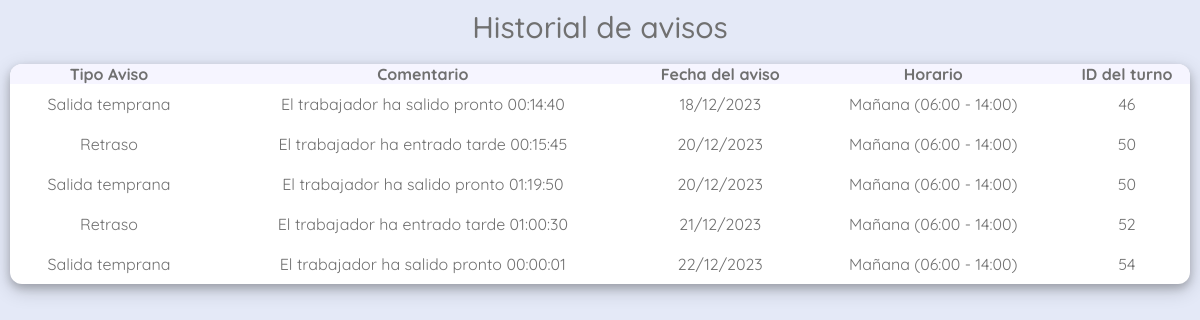
Page /scripts/php/userEdit/historial-avisos.php?dni=22222222B (signed in) on the committed database.
### tables this page shows
CREATE TABLE `aviso` (
  `id_aviso` int(9) NOT NULL,
  `tipo` int(9) NOT NULL,
  `comentario` varchar(500) DEFAULT 'No se han proporcionado comentarios',
  `dni` varchar(9) NOT NULL,
  `id_turnoP` int(9) NOT NULL
);

CREATE TABLE `tipoaviso` (
  `id` int(9) NOT NULL,
  `nombre` varchar(50) DEFAULT NULL
);

CREATE TABLE `turnos_publicados` (
  `id_turnoP` int(9) NOT NULL,
  `categoria` int(9) DEFAULT NULL,
  `departamento` int(9) DEFAULT NULL,
  `fecha` date DEFAULT NULL,
  `hora_fichaje_entrada` datetime DEFAULT NULL,
  `hora_fichaje_salida` datetime DEFAULT NULL,
  `dni` varchar(9) DEFAULT NULL,
  `id_turno` int(9) NOT NULL
);

CREATE TABLE `turnos` (
  `id_turno` int(9) NOT NULL,
  `nombre` varchar(40) NOT NULL,
  `hora_entrada` time NOT NULL,
  `hora_salida` time NOT NULL,
  `plus` tinyint(1) NOT NULL
);

### scripts/php/userEdit/historial-avisos.php (the view, shortened to what this page needs)
<?php
include_once('../seguridad/conexion.php');
?>
<!DOCTYPE html>
<html lang="en">
<head>
    <link href="../../../css/dashboard.css" rel="stylesheet" />
    <link href="https://unpkg.com/boxicons@2.1.4/css/boxicons.min.css" rel="stylesheet" />
    <link rel="stylesheet" href="https://cdn.jsdelivr.net/npm/sweetalert2@11.6.7/dist/sweetalert2.min.css">
</head>
<body>
    <center>
        <div class="text">Historial de avisos</div>
    </center>
    <div class="contenedor-tabla">
        <table class="tabla-datos">
            <tr>
                <th>Tipo Aviso</th>
                <th>Comentario</th>
                <th>Fecha del aviso</th>
                <th>Horario</th>
                <th>ID del turno</th>
            </tr>
            <tr class="datos">
                <?php
                $dni = $_GET["dni"];
                $query = "SELECT ta.nombre, a.dni, a.id_aviso, a.comentario, tp.fecha, a.id_turnoP, t.nombre as 'nombreHorario', t.hora_entrada, t.hora_salida FROM aviso a
                INNER JOIN tipoaviso ta ON a.tipo = ta.id
                INNER JOIN turnos_publicados tp ON a.id_turnoP = tp.id_turnoP
                INNER JOIN turnos t ON tp.id_turno = t.id_turno WHERE a.dni = ?";
                $query_avisosPorEmpleado = $conexion->prepare($query);
                $query_avisosPorEmpleado->bind_param("s", $dni);
                $query_avisosPorEmpleado->execute();
                $resultado_avisosPorEmpleado = $query_avisosPorEmpleado->get_result();
                if ($resultado_avisosPorEmpleado->num_rows > 0) {
                    while ($row = $resultado_avisosPorEmpleado->fetch_assoc()) {
                        ?>
                        <tr class='datos'>
                            <td>
                                <?php echo $row["nombre"] ?>
                            </td>
                            <td>
                                <?php echo $row["comentario"] ?>
                            </td>
                            <td>
                                <?php echo date("d/m/Y", strtotime($row["fecha"])) ?>
                            </td>
                            <td>
                                <?php echo $row["nombreHorario"]?> (<?php echo date("H:i", strtotime($row["hora_entrada"]))?> - <?php echo date("H:i", strtotime($row["hora_salida"]))?>)
                            </td>
                            <td>
                                <?php echo $row["id_turnoP"]?>
                            </td>
                        </tr>
                        <?php
                    }
                } else {
                    echo "No hay datos";
                }
                ?>
            </tr>
        </table>
    </div>
</body>
</html>

### css/dashboard.css (style rules this page uses)
:root { --body-color: #E4E9F7; --sidebar-color: #FFF; --primary-color: #41cf1d; --primary-color-light: #F6F5FF; --toggle-color: #DDD; --text-color: #707070; --box-shadow: 0 4px 8px 0 rgba(0, 0, 0, 0.2), 0 6px 20px 0 rgba(0, 0, 0, 0.19); --tran-02: all 0.2s ease; --tran-03: all 0.3s ease; --tran-04: all 0.4s ease; --tran-05: all 0.5s ease; }
* { margin: 0; padding: 0; box-sizing: border-box; font-family: 'QuickSand', sans-serif; }
body { height: 100vh; background: var(--body-color); transition: var(--tran-02); overflow: auto; }
.text { font-size: 30px; font-weight: 500; color: var(--text-color); padding: 8px 40px; }
.contenedor-tabla { display: grid; grid-template-rows: 1fr; margin: 10px; color: var(--text-color); text-align: center; gap: 5px; }
.tabla-datos { border-radius: 12px; padding: 2px; background: var(--sidebar-color); border-collapse: collapse; box-shadow: var(--box-shadow); overflow-x: auto; }
.tabla-datos th { background-color: var(--primary-color-light); }
.tabla-datos tr, .tabla-datos th { overflow-x: auto; }
.tabla-datos th:first-child { border-radius: 12px 0 0 0; }
.tabla-datos th:last-child { border-radius: 0 12px 0 0; }
.tabla-datos td { cursor: pointer; text-align: center; padding: 10px; }
.tabla-datos tr:last-child td:last-child { border-radius: 0 0 12px 0; }
.tabla-datos tr:last-child td:first-child { border-radius: 0 0 0 12px; }

### rows in the picture
aviso: tipo.nombre "Salida temprana", comentario "El trabajador ha salido pronto 00:14:40", id_turnoP.fecha "18/12/2023", turnos.nombre "Mañana", turnos.hora_entrada "06:00", turnos.hora_salida "14:00", id_turnoP "46"
aviso: tipo.nombre "Retraso", comentario "El trabajador ha entrado tarde 00:15:45", id_turnoP.fecha "20/12/2023", turnos.nombre "Mañana", turnos.hora_entrada "06:00", turnos.hora_salida "14:00", id_turnoP "50"
aviso: tipo.nombre "Salida temprana", comentario "El trabajador ha salido pronto 01:19:50", id_turnoP.fecha "20/12/2023", turnos.nombre "Mañana", turnos.hora_entrada "06:00", turnos.hora_salida "14:00", id_turnoP "50"
aviso: tipo.nombre "Retraso", comentario "El trabajador ha entrado tarde 01:00:30", id_turnoP.fecha "21/12/2023", turnos.nombre "Mañana", turnos.hora_entrada "06:00", turnos.hora_salida "14:00", id_turnoP "52"
aviso: tipo.nombre "Salida temprana", comentario "El trabajador ha salido pronto 00:00:01", id_turnoP.fecha "22/12/2023", turnos.nombre "Mañana", turnos.hora_entrada "06:00", turnos.hora_salida "14:00", id_turnoP "54"
